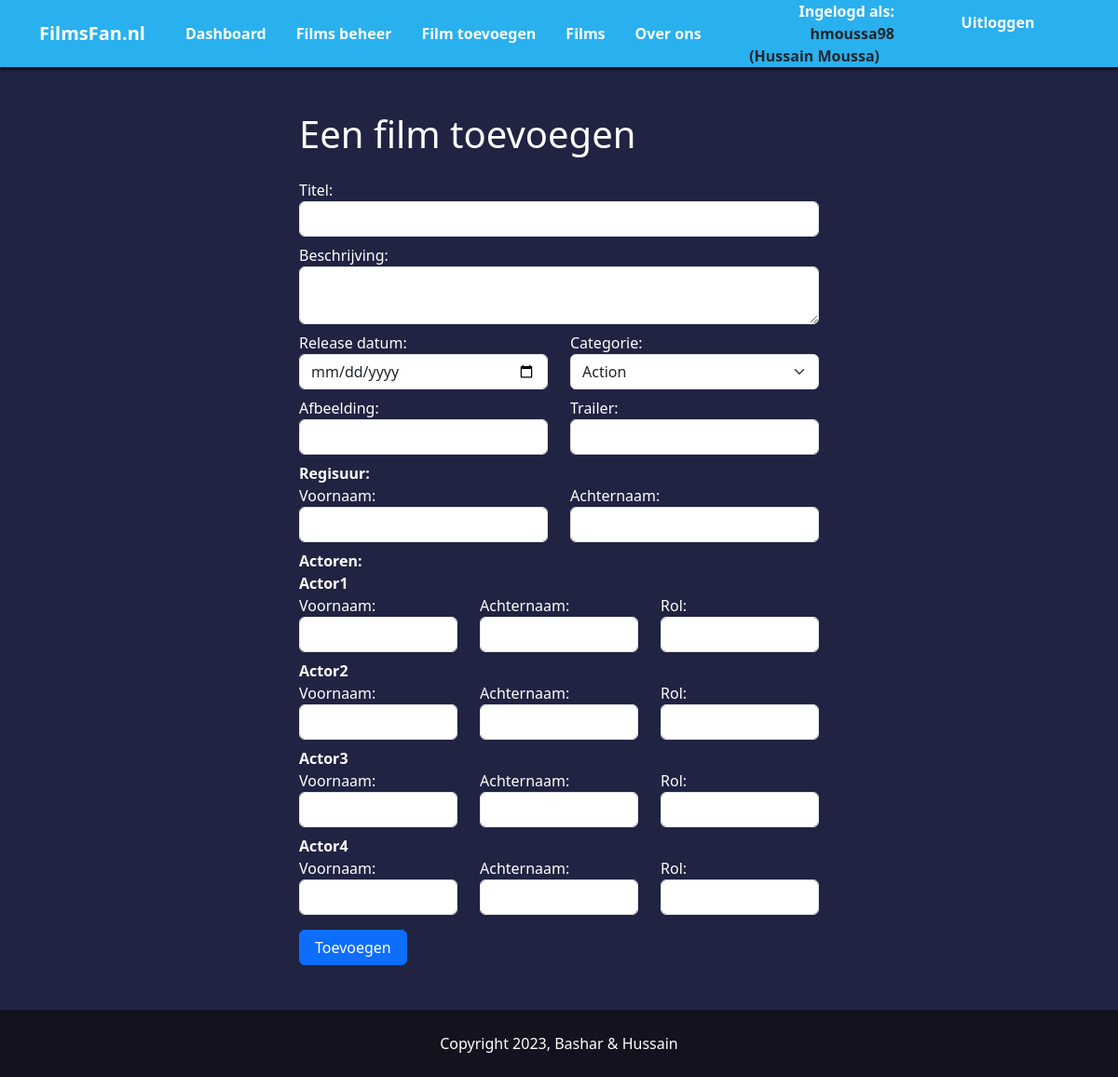
Screenshot of /user/addfilm (signed in) with the database file from the repository.
### flaskMovies/models.py (models this page shows, shortened)
class User(db.Model, UserMixin):
    __tablename__ = 'users'
    id = db.Column(db.Integer, primary_key = True)
    firstname = db.Column(db.String(64))
    lastname = db.Column(db.String(64))
    email = db.Column(db.String(64), unique=True, index=True)
    username = db.Column(db.String(64), unique=True, index=True)
    is_admin = db.Column(db.Boolean, default=False)
    password_hash = db.Column(db.String(128))

### flaskMovies/user/views.py (the view, shortened to what this page needs)
@user_blueprint.route('/addfilm', methods=['GET', 'POST'])
@login_required
@admin_required
def addfilm():
    form = AddFilmForm()
    form.category.choices = [(cat.id, cat.name) for cat in Category.query.order_by('name')]
    director_exists = Director.query.filter_by(firstname=form.director_firstname.data,
                                         lastname=form.director_lastname.data).first()
    director_id = None
    return render_template('addfilm.html', form=form)

### flaskMovies/models.py (called while the page is built)
@login_manager.user_loader
def load_user(user_id):
    return User.query.get(user_id)

### flaskMovies/user/views.py (called while the page is built)
def admin_required(func):
    @wraps(func)
    def decorated_view(*args, **kwargs):
        if not current_user.is_admin:
            return redirect('/')
        return func(*args, **kwargs)
    return decorated_view

### flaskMovies/user/templates/addfilm.html (shortened to what this page needs)
{% extends "base.html" %}
{% block contents %}
<section id="add-movie" class="py-5">
    <div class="col-6 mx-auto">
    <h1 class="mb-4">Een film toevoegen</h1>
    <form method="post" action="{{ url_for('user.addfilm') }}">
        <div class="form-group mb-2">
            {{ form.title.label(class="form-control-label") }}
            {{ form.title(class="form-control form-control") }}
        </div>
        <div class="form-group mb-2">
            {{ form.description.label(class="form-control-label") }}
            {{ form.description(class="form-control") }}
        </div>
        <div class="form-group mb-2 row">
            <div class="col-6">
                {{ form.release_date.label(class="form-control-label") }}
                {{ form.release_date(class="form-control") }}
            </div>
            <div class="col-6">
                {{ form.category.label(class="form-control-label") }}
                {{ form.category(class="form-select") }}
            </div>
        </div>
        <div class="form-group mb-2 row">
            <div class="col-6">
              {{ form.image.label(class="form-control-label") }}
              {{ form.image(class="form-control") }}
            </div>
            <div class="col-6">
              {{ form.trailer.label(class="form-control-label") }}
              {{ form.trailer(class="form-control") }}
            </div>
          </div>
        <div class="fw-bold">Regisuur:</div>
        <div class="form-group mb-2 row">
            <div class="col-6">
                {{ form.director_firstname.label(class="form-control-label") }}
                {{ form.director_firstname(class="form-control") }}
            </div>
            <div class="col-6">
                {{ form.director_lastname.label(class="form-control-label") }}
                {{ form.director_lastname(class="form-control") }}
            </div>
        </div>
        <div class="fw-bold">Actoren:</div>
        <div class="form-group mb-2 row">
            <div class="fw-bold">Actor1</div>
            <div class="col-4">
                {{ form.actor1_firstname.label(class="form-control-label") }}
                {{ form.actor1_firstname(class="form-control") }}
            </div>
            <div class="col-4">
                {{ form.actor1_lastname.label(class="form-control-label") }}
                {{ form.actor1_lastname(class="form-control") }}
            </div>
            <div class="col-4">
                {{ form.actor1_role.label(class="form-control-label") }}
                {{ form.actor1_role(class="form-control") }}
            </div>
        </div>
        <div class="form-group mb-2 row">
            <div class="fw-bold">Actor2</div>
            <div class="col-4">
                {{ form.actor2_firstname.label(class="form-control-label") }}
                {{ form.actor2_firstname(class="form-control") }}
            </div>
            <div class="col-4">
                {{ form.actor2_lastname.label(class="form-control-label") }}
                {{ form.actor2_lastname(class="form-control") }}
            </div>
            <div class="col-4">
                {{ form.actor2_role.label(class="form-control-label") }}
                {{ form.actor2_role(class="form-control") }}
            </div>
        </div>
        <div class="form-group mb-2 row">
            <div class="fw-bold">Actor3</div>
            <div class="col-4">
                {{ form.actor3_firstname.label(class="form-control-label") }}
                {{ form.actor3_firstname(class="form-control") }}
            </div>
            <div class="col-4">
                {{ form.actor3_lastname.label(class="form-control-label") }}
                {{ form.actor3_lastname(class="form-control") }}
            </div>
            <div class="col-4">
                {{ form.actor3_role.label(class="form-control-label") }}
                {{ form.actor3_role(class="form-control") }}
            </div>
        </div>
        <div class="form-group mb-2 row">
            <div class="fw-bold">Actor4</div>
            <div class="col-4">
                {{ form.actor4_firstname.label(class="form-control-label") }}
                {{ form.actor4_firstname(class="form-control") }}
            </div>
            <div class="col-4">
                {{ form.actor4_lastname.label(class="form-control-label") }}
                {{ form.actor4_lastname(class="form-control") }}
            </div>
            <div class="col-4">
                {{ form.actor4_role.label(class="form-control-label") }}
                {{ form.actor4_role(class="form-control") }}
            </div>
        </div>
        {{ form.submit(class="btn btn-primary mt-2 px-3") }}
    </form>
</div>
</section>
{% endblock %}

### flaskMovies/templates/NavBar.html (shortened to what this page needs)
<nav class="navbar navbar-expand-lg navbar-bg py-0">
  <div class="container">
      <div class="col-1"><a class="navbar-brand fw-bold text-white" href="/">FilmsFan.nl</a></div>
      <div class="collapse navbar-collapse col-7 ps-5" id="navbarNavAltMarkup">
        <div class="navbar-nav">
          {% if current_user.is_admin %}
          <a class="nav-link fw-bold text-white p-3" href="{{ url_for('user.dashboard') }}">Dashboard</a>
          <a class="nav-link fw-bold text-white p-3" href="{{ url_for('user.film_manager') }}">Films beheer</a>
          <a class="nav-link fw-bold text-white p-3" href="{{ url_for('user.addfilm') }}">Film toevoegen</a>
          {% endif %}
          <a class="nav-link fw-bold text-white p-3" href="/films">Films</a>
          <a class="nav-link fw-bold text-white p-3" href="/about">Over ons</a>
        </div>
      </div>
      <div class="col-4 text-end">
        {% if current_user.is_authenticated %}
        <div class="row">
          <div class="col"><span class="fw-bold text-white px-3 py-2 d-inline">Ingelogd als:  <span class="text-dark  py-1">{{ session.username }}<br> ({{ session.firstname }} {{ session.lastname }})</span></span></div>
          <div class="col py-1"><a class="nav-link fw-bold text-white text-center py-2 just rounded-pill nav-btns " href="{{ url_for('user.logout') }}">Uitloggen</a></div>
        </div>
        {% else %}
        <a class="nav-link fw-bold text-white px-3 py-2 rounded-pill nav-btns d-inline me-3" href="{{ url_for('user.login') }}">Inloggen</a>
        <a class="nav-link fw-bold text-white px-3 py-2 rounded-pill nav-btns d-inline" href="{{ url_for('user.register') }}">Registreren</a>
        {% endif %}
    </div>
  </div>
</nav>

### flaskMovies/static/css/main.css (style rules this page uses)
body { background-color: #212342!important; color: #fff!important; }
.navbar-bg { background-color: #29b0ef; box-shadow: 0 3px 3px #0000009e; position: fixed; width: 100%; z-index: 9999; top: 0; }
.nav-btns { background-color: #343a40; }

### rows the page displays
User: username "hmoussa98", firstname "Hussain", lastname "Moussa"
